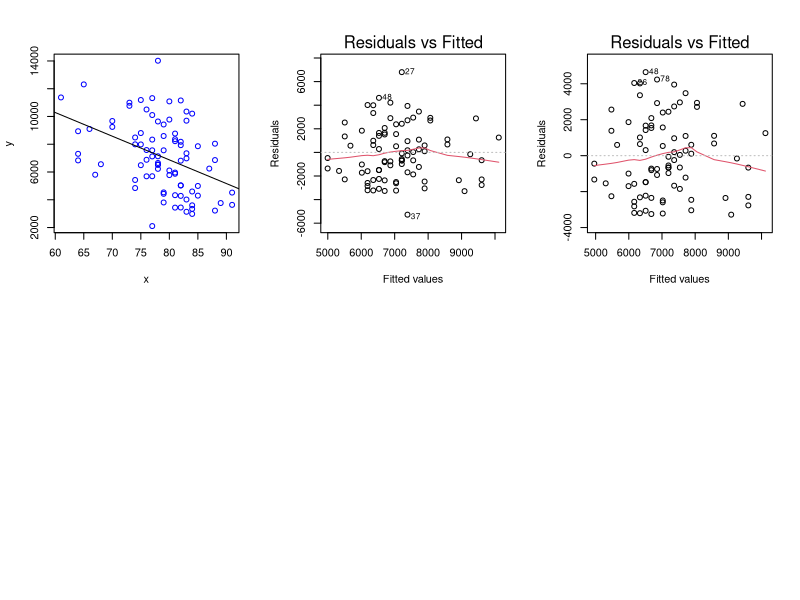

R code for this plot: (Note: this script raises an error after producing the figure.)
### COMPLETE REGRESSION ON CRIMES ###

#read in data
crimes <- read.table('crimes.txt', header=T)

#swap x and y for visualization
dat <- data.frame(x=crimes[,2], y=crimes[,1])
dat

n <- nrow(dat)

attach(dat)

#get the fit for y (crimes) regressed on x
fit <- lm(y ~ x, data = dat)
summary(fit)

#plot data and regression line
par(mfrow=c(2,3))
plot(dat, col="blue")
abline(fit)


## Test regression model assumptions ##

#1: Test our assumption that the data is relatively linear
plot(fit, which=1)

#Diagnosis: looks pretty good, seems like linear fit is a good option here


#2: Test sigma^2. Is the variance of the errors constant?
#Can also see this in the residuals v. fitted plot
#plot(fit, which=1)

#Diagnosis: Though subjective, it looks like the variance of the errors is constant.
#For large and small values of y (lots of crime), there are not many data points so it is a bit
#difficult to tell. 

#Use bptest
library(lmtest)
bptest(fit) #H0: normality and independence of residuals

#pval = .9378, fail to reject, don't have enough evidence to say not variance is not constant

#3: Test independence of error terms
#Can also see with residuals v. fitted plot
#plot(fit, which=1)

#Diagnosis: There don't seem to be any trends up or down with errors, preserving our
#assumption of independence

#Use dwtest and bgtest
#before removing outliers
dwtest(fit) #H0: correlation is 0
bgtest(fit) #a bit more robust

#both tests are significant, suggesting the residuals are independent

#4: Inspect outliers
#First plot reveals 27, 37 as outliers

#Look at 27
#MSE = 5,419,919
MSE <- mean(fit$residuals^2)
MSE
fit$residuals[27]^2 #46,284,412, much greater than MSE

#look at actual data
dat[27,]

#at x=78, regression line would predict (just by visual guess) about 7000-8000
#but y=14016 here

#can we throw this outlier away?
dat <- dat[-27,]

#Look at 36 (not 37 because we removed an outlier)
fit$residuals[37]^2 #27,860,561, much greater than MSE

#look at actual data
dat[36,]

#at x=77, model would predict a y near 7000-8000, but y=2105
#much less crime than expected

#can we throw this outlier away?
dat <- dat[-36,]

#fit and plot with outliers removed
fit <- lm(y~x, data=dat)
plot(fit, which=1)


#5: Are the error terms normally distributed?
qqPlot(fit$residuals)

#Shapiro test for normality (H0: normally distributed)
shapiro.test(fit$residuals)

#even after removing 2 most severe outliers, still significant
#reject that the residuals are normally distributed


#CI and PI for the model
newdata <- data.frame(x=85)
predict(fit, newdata=newdata, interval="confidence")
predict(fit, newdata=newdata, interval="prediction")
